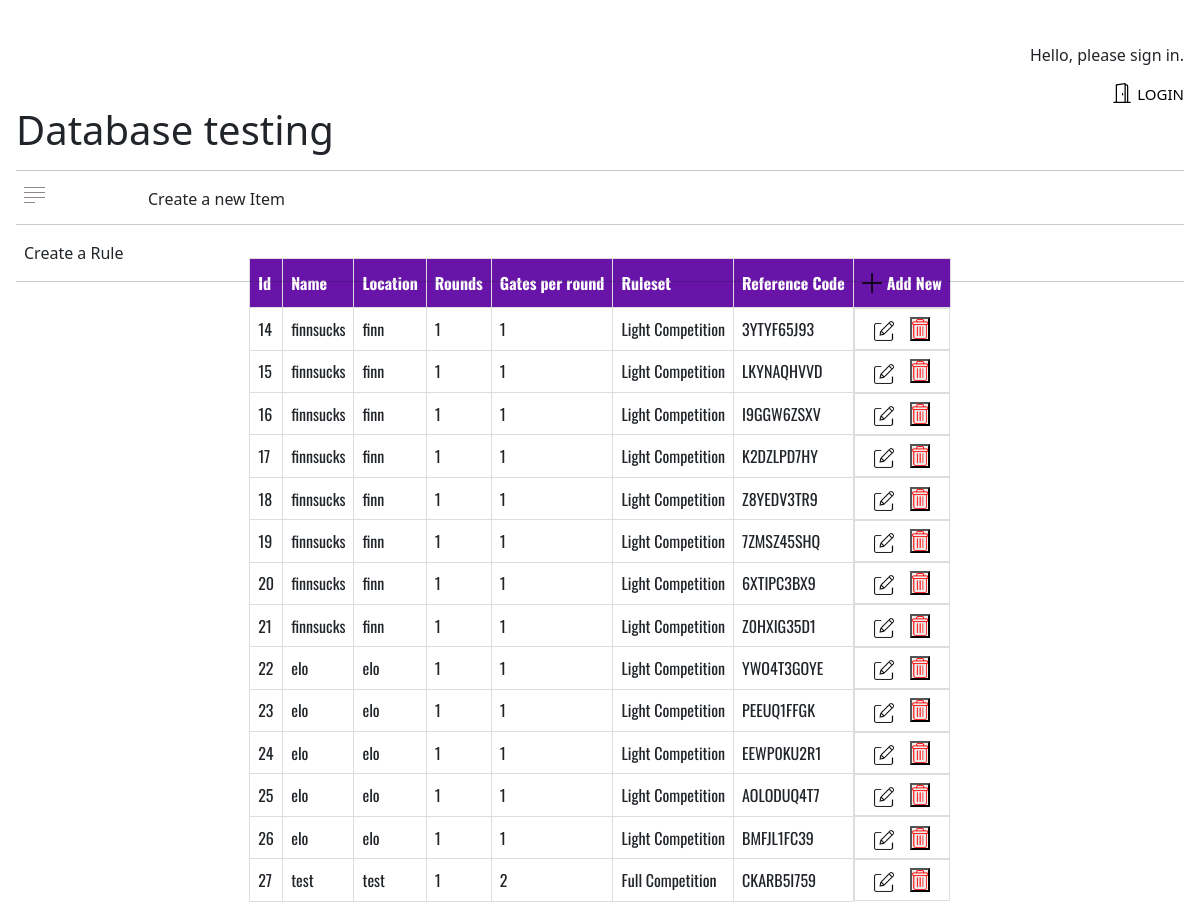
Page /account/comp/list/ on the earlier database version.
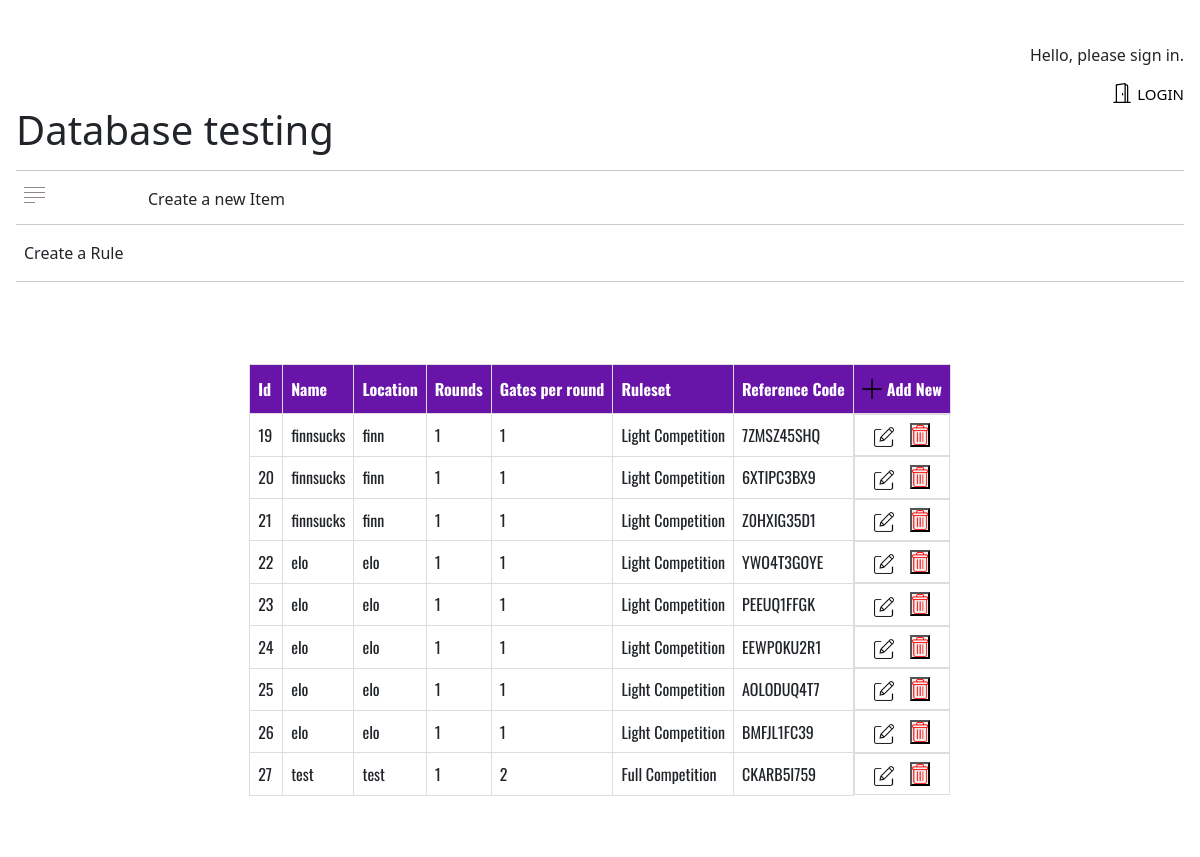
Same page on the later database version.
### database/models.py (models this page shows, shortened)
class Competition(models.Model):
    name = models.CharField(max_length=100)
    location = models.CharField(max_length=50)
    no_of_rounds = models.IntegerField(validators= [MinValueValidator (1, message='Please enter a number greater than or equal to 1'), MaxValueValidator (30, message='Please enter a number less than or equal to 30')])
    gates_per_round = models.IntegerField(validators= [MinValueValidator (1), MaxValueValidator (30)])
    ruleset = models.ForeignKey(Ruleset, on_delete=models.CASCADE)
    ref_code = models.CharField(
           max_length = 10,
           blank=True,
           editable=False,
           unique=True,
           default=get_random_string(5, allowed_chars=string.ascii_uppercase + string.digits)
    )

class Ruleset(models.Model):
    name = models.CharField(max_length=100, unique=True)
    def __str__(self):
        return self.name

### database/views.py (the view)
# urls.py: path('comp/list/', views.comp_list, name='finn'),
def comp_list(request):
    context = {
        'comp_list': Competition.objects.all()
    }
    return render(request, "competition_register/comp_list.html", context)

### database/templates/competition_register/comp_list.html (shortened to what this page needs)
{% extends 'base.html' %}
{% load static %}
{% block head %}
<link rel="stylesheet" href="{% static 'list.css' %}">
{% endblock %}
{% block content %}
<table id="comp">
    <thead>
        <tr>
            <th>Id</th>
            <th>Name</th>
            <th>Location</th>
            <th>Rounds</th>
            <th>Gates per round</th>
            <th>Ruleset</th>
            <th>Reference Code</th>
            <th>
                <a href="{% url 'comp_insert' %}" class="add-user">
                    <img src="{% static 'plus.png' %}" alt="" class="edit" style="height: 20px;"> Add New</a>
            </th>
        </tr>
    </thead>
    <tbody>
        {% for comp in comp_list %}
        <tr>
            <td>{{comp.id}}</td>
            <td>{{comp.name}}</td>
            <td>{{comp.location}}</td>
            <td>{{comp.no_of_rounds}}</td>
            <td>{{comp.gates_per_round}}</td>
            <td>{{comp.ruleset}}</td>
            <td>{{comp.ref_code}}</td>
            <td class="add-new">
                <a href="{% url 'comp_update' comp.id %}">
                    <img src="{% static 'edit.png' %}" alt="" class="edit" style="height: 20px;">
                </a>
                <form action="{% url 'comp_delete' comp.id %}" method="post">
                    <button type="submit" class="del"
                        onclick="return confirm('Do you really want to delete user {{comp.name}}?')"><img
                            src="/database/static/delete.png" style="height:20px"></button>
                </form>
            </td>
        </tr>
        {% endfor %}
    </tbody>
</table>
{% endblock %}

### database/templates/base.html (shortened to what this page needs)
{% load static %}
<!DOCTYPE html>
<html lang="en">
<head>
    <link rel="stylesheet" href="{% static 'base.css' %}">
    <link href="https://cdn.jsdelivr.net/npm/bootstrap@5.3.0-alpha1/dist/css/bootstrap.min.css" rel="stylesheet"
>
</head>
{% block head %} {% endblock %}
<body>
    <div class="head-wrap">
        <div class="g-wrapper">
            {% if user.is_authenticated %}
            <p class="greeting">Hello, {{ user.first_name }}!</p>
            <a href="{% url 'logout' %}" class="button">
                <svg xmlns="http://www.w3.org/2000/svg" width="20" height="20" fill="currentColor"
                    class="bi bi-door-open" viewBox="0 0 16 16">
                    <path d="M8.5 10c-.276 0-.5-.448-.5-1s.224-1 .5-1 .5.448.5 1-.224 1-.5 1z" />
                    <path
                        d="M10.828.122A.5.5 0 0 1 11 .5V1h.5A1.5 1.5 0 0 1 13 2.5V15h1.5a.5.5 0 0 1 0 1h-13a.5.5 0 0 1 0-1H3V1.5a.5.5 0 0 1 .43-.495l7-1a.5.5 0 0 1 .398.117zM11.5 2H11v13h1V2.5a.5.5 0 0 0-.5-.5zM4 1.934V15h6V1.077l-6 .857z" />
                </svg> LOGOUT
            </a>
            {% else %}
            <p class="greeting">Hello, please sign in.</p>
            <a href="{% url 'auth-login' %}" class="button">
                 LOGIN
            </a>
            {% endif %}
        </div>
        <div class="head-head">
            <h1 class="title">Database testing</h1>
            <hr>
            <div class="create-wrap">
                <div class="wrapper-create-wrap">
                    <img src="/database/static/hamburg.png">
                    <p>Create a new Item</p>
                </div>
            </div>
            <hr>
            <p class="tiny">Create a Rule</p>
            <hr>
        </div>
        <div class="wrap">
            <div class="sign-in">
                {% block content %}
                {% endblock %}
            </div>
        </div>
    </div>
</body>
</html>

### database/static/base.css (style rules this page uses)
body { display: flex; justify-content: center; align-items: center; height: 100%; width: 100%; margin: 0; }
.head-wrap { display: flex; width: 100%; flex-direction: column; padding: 1rem; }
.head-head { margin-bottom: 2rem; }
.g-wrapper { margin-top: 1.7rem; width: 100%; text-align: right; margin-right: 2rem; }
.wrapper-create-wrap { display: grid; grid-template-columns: 10% auto; grid-template-rows: 100%; height: 21px; margin-left: 0.5rem; }
p { margin: 0; margin-left: 0.5rem; }
.sign-in { display: flex; flex-direction: column; justify-content: center; align-items: center; height: 500px; width: auto; background-color: rgb(255, 255, 255); margin-bottom: 2rem; }
.wrap { display: flex; margin: auto; justify-content: center; align-items: center; width: 100%; height: auto; }
a.button { display: flex; gap: 5px; font-size: 15px; text-decoration: none; color: black; justify-content: flex-end; }

### database/static/list.css (style rules this page uses)
* { margin: 0; padding: 0; }
#user td, #user th, #comp td, #comp th { border: 1px solid #ddd; padding: 8px; font-family: 'Oswald', sans-serif; }
#user th, #comp th { padding-top: 12px; padding-bottom: 12px; text-align: left; background-color: #6814a8; color: white; }
a.add-user { display: flex; gap: 5px; align-items: center; color: white !important; text-decoration: none; }
td.add-new { display: flex; flex-direction: row; align-items: center; justify-content: center; gap: 1rem; }
button.del { display: flex; width: 20px; }

Differences in the rows shown:
removed Competition: id "14", name "finnsucks", location "finn", no_of_rounds "1", gates_per_round "1", ruleset "Light Competition", ref_code "3YTYF65J93"
removed Competition: id "15", name "finnsucks", location "finn", no_of_rounds "1", gates_per_round "1", ruleset "Light Competition", ref_code "LKYNAQHVVD"
removed Competition: id "16", name "finnsucks", location "finn", no_of_rounds "1", gates_per_round "1", ruleset "Light Competition", ref_code "I9GGW6ZSXV"
removed Competition: id "17", name "finnsucks", location "finn", no_of_rounds "1", gates_per_round "1", ruleset "Light Competition", ref_code "K2DZLPD7HY"
removed Competition: id "18", name "finnsucks", location "finn", no_of_rounds "1", gates_per_round "1", ruleset "Light Competition", ref_code "Z8YEDV3TR9"
